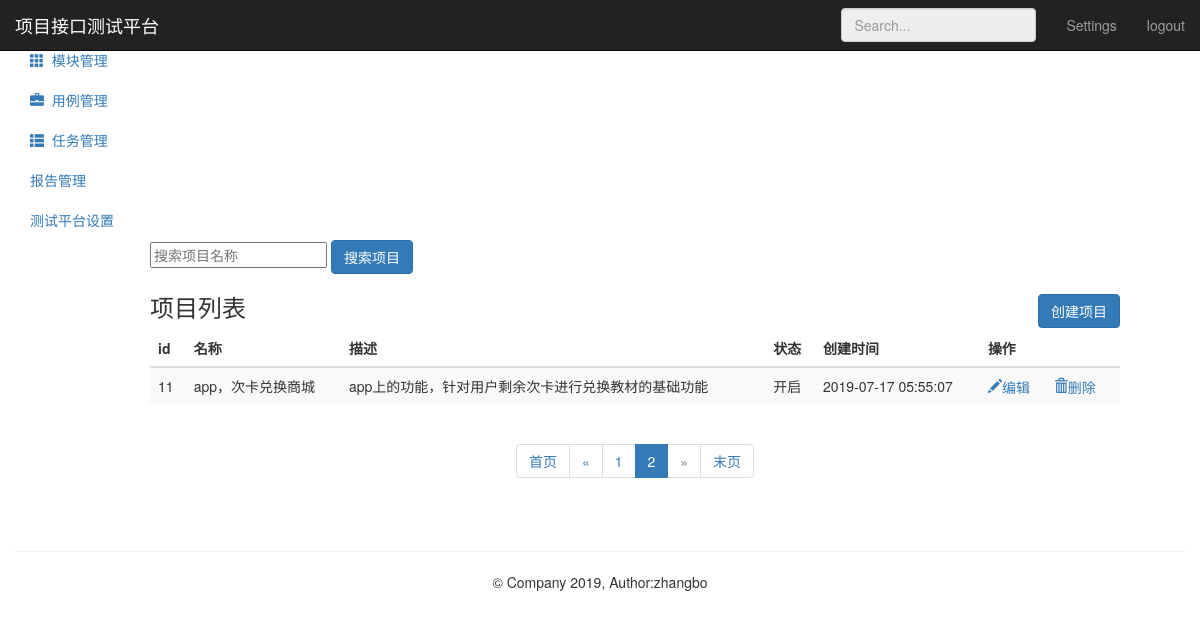
The app's page /project/?page=2 (signed in) with its own data.
### project_app/models.py (models this page shows, shortened)
class Project(models.Model):
      name = models.CharField("名称",max_length=50,null=False)
      describe = models.TextField("描述",default="",max_length=50)
      status = models.BooleanField("状态",default=1)
      update_time = models.DateTimeField(auto_now=True)
      create_time = models.DateTimeField(auto_now_add=True)

### project_app/views.py (the view)
# urls.py: path('',views.project_manage),
@login_required
def project_manage(request):
    project_all = Project.objects.all()
    paginator = Paginator(project_all,5)
    paginator_num_pages = paginator.num_pages
    print ("共分：",str(paginator_num_pages)+"页")
    paginator_num_pages_array_ = paginator.page_range
    print ("数组形式表示：",paginator_num_pages_array_)
    page1 = paginator.page(1)
    print ("第一页：",page1)
    page_num = page1.number
    print ("第一页：",page_num)
    page = request.GET.get('page','')
    print ("urlpage传参：",page)
    try:
        contacts = paginator.page(page)
        print ("contacts---------->1",contacts)
    except PageNotAnInteger:
        contacts = paginator.page(1)
        print ("contacts---------->2",contacts)
    except EmptyPage:
        contacts = paginator.page(paginator.num_pages)
        print ("contacts---------->3",contacts)
    print ("第二页索引：",contacts.number)
    print ("第几页：",contacts)
    return render(request,"project.html",{"projects":contacts,
                                          "type":"list",
                                          "page":page,
                                          "page_num":page_num,
                                          "paginator_num_pages":paginator_num_pages,
                                          "paginator_num_pages_array_":paginator_num_pages_array_})

### templates/project.html (shortened to what this page needs)
{% extends "base.html" %}
{% block base %}
     <nav class="navbar navbar-inverse navbar-fixed-top">
        <div class="container-fluid">
            <div class="navbar-header">
            <a class="navbar-brand" href="#">项目接口测试平台</a>
            </div>
            <div id="navbar" class="navbar-collapse collapse">
                <ul class="nav navbar-nav navbar-right">
                    <li><a href="#">Settings</a></li>
                    <li><a href="/logout/">logout</a></li>
                </ul>
                <form class="navbar-form navbar-right">
                    <input type="text" class="form-control" placeholder="Search..." disabled="disabled">
                </form>
            </div>
        </div>
     </nav>
     <div class="container-fluid">
        <div class="row">
            <div class="col-sm-3 col-md-2 sidebar" style="width:150px;">
                <ul class="nav nav-sidebar">
                    <li class="active">
                        <a href="/project/">
                        </a>
                    </li>
                    <li>
                        <a href="/module/">
                            <i class="glyphicon glyphicon-th"></i>&nbsp;&nbsp;模块管理
                        </a>
                    </li>
               </ul>
               <ul class="nav nav-sidebar">
                   <li>
                       <a href="/testcase/">
                           <i class="glyphicon glyphicon-briefcase"></i>&nbsp;&nbsp;用例管理
                       </a>
                   </li>
                   <li>
                       <a href="/testtask/">
                           <i class="glyphicon glyphicon-th-list"></i>&nbsp;&nbsp;任务管理
                       </a>
                   </li>
               </ul>
               <ul class="nav nav-sidebar">
                    <li><a href="">报告管理</a></li>
                    <li><a href="">测试平台设置</a></li>
               </ul>
            </div>
            <div style="margin-left: 135px;" class="col-sm-9 col-sm-offset-3 col-md-10 col-md-offset-2 main">
                {% if type == "list" %}
                <form class="project" method="get" name="project-page" action="search">
                    <input  type="text" name="search_name" placeholder="搜索项目名称">
                    <button class="btn btn-primary" type="submit">搜索项目</button>
                </form>
                <h3 class="sub-header">项目列表
                    <button class="btn btn-primary" name="submit" style="float:right;"
                            onclick="location.href='/project/add_project/'">创建项目</button>
                </h3>
                <div class="table-responsive">
                    <table class="table table-striped">
                        <thead>
                            <tr style="text-align: center">
                                <th>id</th>
                                <th>名称</th>
                                <th>描述</th>
                                <th>状态</th>
                                <th>创建时间</th>
                                <th>操作</th>
                            </tr>
                        </thead>
                        <tbody>
                            {% for project in projects %}
                            <tr>
                                  <td>{{ project.id}}</td>
                                  <td>{{ project.name}}</td>
                                  <td>{{ project.describe}}</td>
                                  <td>
                                      {% if project.status == True %}
                                          <span>开启</span>
                                      {% elif project.status == False %}
                                          <span>禁用</span>
                                      {% endif %}
                                  </td>
                                  <td>{{ project.create_time | date:"Y-m-d H:i:s" }}</td>
                                  <td>
                                      <a href="/project/edit_project/{{ project.id }}/">
                                          <i class="glyphicon glyphicon-pencil">编辑</i>
                                      </a>
                                      <a href="/project/delete_project/{{ project.id }}/" style="margin-left:20px;"
                                              onclick="return project_del()">
                                          <i class="glyphicon glyphicon-trash">删除</i>
                                      </a>
                                  </td>
                            </tr>
                            {% endfor %}
                        </tbody>
                    </table>
                </div>
                {% endif %}
                {% if type == "list" %}
                    <div style="text-align: center;">
                       <nav aria-label="Page navigation">
                          <ul class="pagination">
                              {% if projects %}
                                  {% if search_name %}
                                      <li>
                                          <a href="?search_name={{ search_name }}&page={{ page_num }}" aria-label="Previous">
                                              <span aria-hidden="true">首页</span>
                                          </a>
                                      </li>
                                  {% else %}
                                      <li>
                                          <a href="?page={{ page_num }}" aria-label="Previous">
                                              <span aria-hidden="true">首页</span>
                                          </a>
                                      </li>
                                  {% endif %}
                                  {% if projects.has_previous %}
                                      {% if search_name %}
                                          <li>
                                              <a href="?search_name={{ search_name }}&page={{ projects.previous_page_number}}" aria-label="Previous">
                                                  <span aria-hidden="true">&laquo;</span>
                                              </a>
                                          </li>
                                      {% else %}
                                          <li>
                                              <a href="?page={{ projects.previous_page_number}}" aria-label="Previous">
                                                  <span aria-hidden="true">&laquo;</span>
                                              </a>
                                          </li>
                                      {% endif %}
                                  {% else %}
                                      <li class="disabled">
                                              <a href="#" aria-label="Next">
                                                  <span aria-hidden="true">&laquo;</span>
                                              </a>
                                      </li>
                                  {% endif%}
                                  {% for p1 in paginator_num_pages_array_ %}
                                      {% if projects.has_previous %}
                                          {% if search_name %}
                                              {% if p1 == projects.number %}
                                                  <li class="active">
                                                      <a href="?search_name={{ search_name }}&page={{ p1 }}">
                                                          {{ p1 }}
                                                      </a>
                                                  </li>
                                              {% else %}
                                                  <li>
                                                      <a href="?search_name={{ search_name }}&page={{ p1 }}">
                                                          {{ p1 }}
                                                      </a>
                                                  </li>
                                              {% endif %}
                                          {% else %}
                                              {% if p1 == projects.number %}
                                                  <li class="active">
                                                      <a href="?page={{ p1 }}">
                                                          {{ p1 }}
                                                      </a>
                                                  </li>
                                              {% else %}
                                                  <li>
                                                      <a href="?page={{ p1 }}">
                                                          {{ p1 }}
                                                      </a>
                                                  </li>
                                              {% endif %}
                                          {% endif %}
                                      {% endif %}
                                  {% endfor %}
                                  {% if projects.has_next %}
                                      {% if search_name %}
                                          <li>
                                              <a href="?search_name={{ search_name }}&page={{ projects.next_page_number}}" aria-label="Previous">
                                                  <span aria-hidden="true">&raquo;</span>
                                              </a>
                                          </li>
                                      {% else %}
                                          <li>
                                              <a href="?page={{ projects.next_page_number}}" aria-label="Previous">
                                                  <span aria-hidden="true">&raquo;</span>
                                              </a>
                                          </li>
                                      {% endif %}
                                  {% else %}
                                      <li class="disabled">
                                              <a href="#" aria-label="Next">
                                                  <span aria-hidden="true">&raquo;</span>
                                              </a>
                                      </li>
                                  {% endif %}
                                  {% if search_name %}
                                      <li>
                                          <a href="?search_name={{ search_name }}&page={{ paginator_num_pages }}" aria-label="Previous">
                                              <span aria-hidden="true">末页</span>
                                          </a>
                                     </li>
                                  {% else %}
                                      <li>
                                          <a href="?page={{ paginator_num_pages }}" aria-label="Previous">
                                              <span aria-hidden="true">末页</span>
                                          </a>
                                     </li>
                                  {% endif %}
                              {% endif %}
                          </ul>
                       </nav>
                    </div>
                {% endif %}
            </div>
        </div>
     </div>
{% endblock %}

### records on screen
Project: id "11", name "app，次卡兑换商城", describe "app上的功能，针对用户剩余次卡进行兑换教材的基础功能", status "开启", create_time "2019-07-17 05:55:07"

### other values on screen
{{ p1 }} "1"
{{ p1 }} "2"
